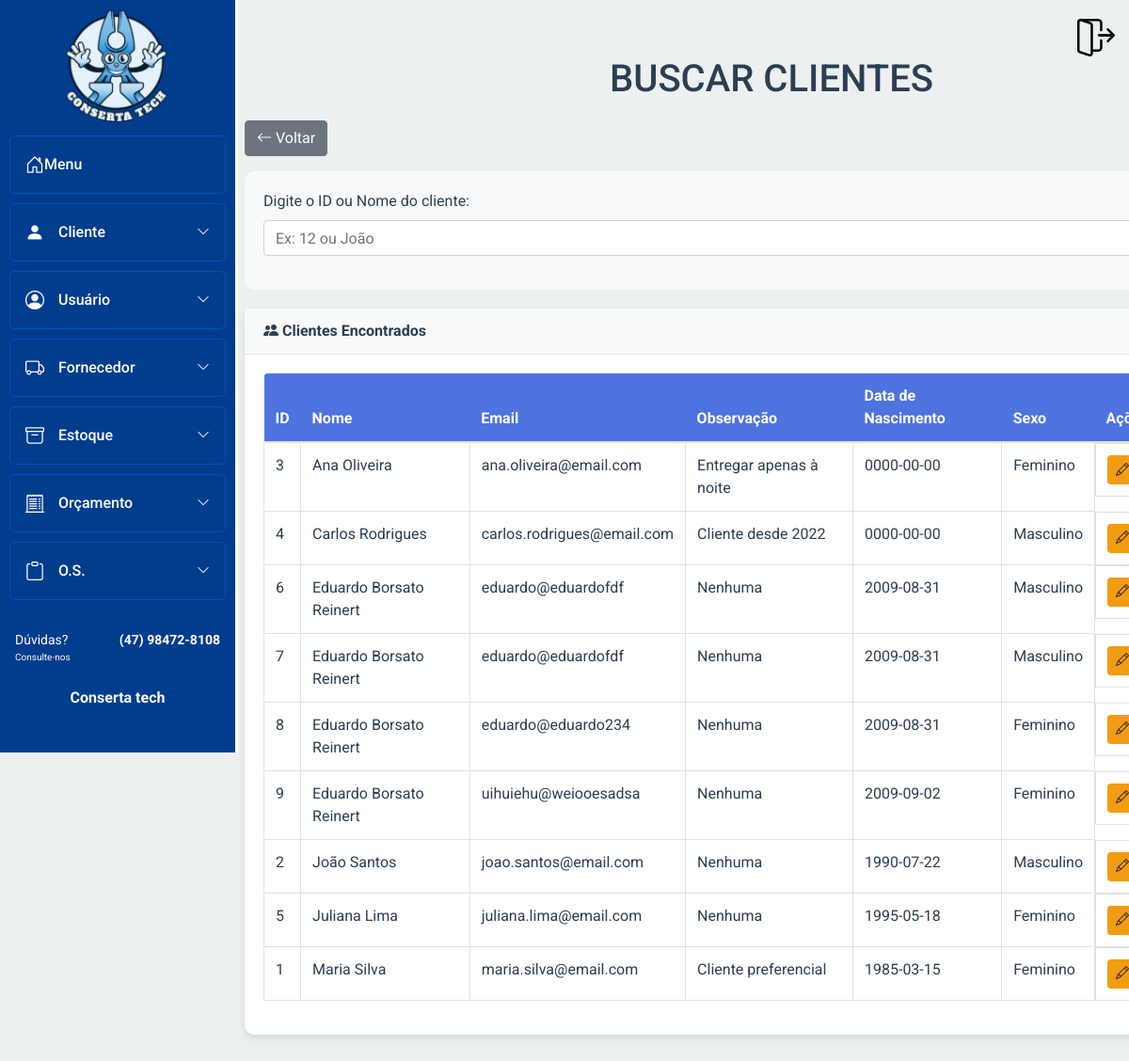
Page /sa_mod_bd/Cliente/buscar_cliente.php (signed in) on the committed database.
### tables this page shows
CREATE TABLE `cliente` (
  `id_cliente` int(11) NOT NULL,
  `id_usuario` int(11) NOT NULL,
  `email` varchar(100) DEFAULT NULL,
  `cpf` varchar(18) DEFAULT NULL,
  `nome` varchar(40) DEFAULT NULL,
  `observacao` varchar(255) DEFAULT NULL,
  `data_nasc` date DEFAULT NULL,
  `data_cad` date DEFAULT NULL,
  `sexo` enum('M','F') DEFAULT NULL,
  `cep` varchar(10) DEFAULT NULL,
  `logradouro` varchar(80) DEFAULT NULL,
  `tipo` varchar(20) DEFAULT NULL,
  `complemento` varchar(15) DEFAULT NULL,
  `numero` int(11) DEFAULT NULL,
  `cidade` varchar(30) DEFAULT NULL,
  `telefone` varchar(18) DEFAULT NULL,
  `uf` varchar(2) DEFAULT NULL,
  `bairro` varchar(20) DEFAULT NULL,
  `inativo` tinyint(4) DEFAULT 0
);

### sa_mod_bd/Cliente/buscar_cliente.php (the view, shortened to what this page needs)
<?php
require_once '../Conexao/conexao.php';
if ($_SERVER["REQUEST_METHOD"] == "POST" && !empty($_POST['busca_cliente'])) {
    $busca = trim($_POST['busca_cliente']);
    if (is_numeric($busca)) {
        $sql = "SELECT * FROM cliente WHERE id_cliente = :busca ORDER BY nome ASC";
        $stmt = $pdo->prepare($sql);
        $stmt->bindParam(':busca', $busca, PDO::PARAM_INT);
    } else {
        $sql = "SELECT * FROM cliente WHERE nome LIKE :busca_nome ORDER BY nome ASC";
        $stmt = $pdo->prepare($sql);
        $stmt->bindValue(':busca_nome', "$busca%", PDO::PARAM_STR);
    }
} else {
    $sql = "SELECT * FROM cliente ORDER BY nome ASC";
    $stmt = $pdo->prepare($sql);
}
$stmt->execute();
$clientes = $stmt->fetchAll(PDO::FETCH_ASSOC);
?>
<!DOCTYPE html>
<html lang="pt-br">
<head>
    <link rel="stylesheet" href="../bootstrap/css/bootstrap.min.css">
    <link rel="stylesheet" href="https://cdn.jsdelivr.net/npm/bootstrap-icons@1.10.3/font/bootstrap-icons.css" />
    <link rel="stylesheet" href="../Menu_lateral/css-home-bar.css" />
    <link rel="stylesheet" href="https://cdn.jsdelivr.net/npm/flatpickr/dist/flatpickr.min.css">
    <link rel="stylesheet" href="https://cdn.jsdelivr.net/npm/notyf@3/notyf.min.css">
    <link rel="stylesheet" href="buscar.css">
</head>
<body>
    <div class="container">
        <h1>BUSCAR CLIENTES</h1>
        <?php include("../Menu_lateral/menu.php"); ?>
        <div class="mb-3">
            <a href="buscar_cliente.php" class="btn btn-secondary">
                <i class="bi bi-arrow-left"></i> Voltar
            </a>
        </div>
        <div class="search-section">
            <form method="POST" action="">
                <div class="form-group">
                    <label for="busca_cliente" class="form-label fw-bold">Digite o ID ou Nome do cliente:</label>
                    <div class="search-container">
                        <input type="text" id="busca_cliente" name="busca_cliente" class="form-control search-input"
                            placeholder="Ex: 12 ou João"
                            value="<?= isset($_POST['busca_cliente']) ? htmlspecialchars($_POST['busca_cliente']) : '' ?>"
                            required>
                    </div>
                </div>
            </form>
        </div>
        <div class="card">
            <div class="card-header">
                <i class="bi bi-people-fill"></i> Clientes Encontrados
            </div>
            <div class="card-body">
                <?php if (!empty($clientes)): ?>
                    <div class="table-responsive">
                        <table class="table table-bordered table-hover" width="100%" cellspacing="0">
                            <thead>
                                <tr>
                                    <th>ID</th>
                                    <th>Nome</th>
                                    <th>Email</th>
                                    <th>Observação</th>
                                    <th>Data de Nascimento</th>
                                    <th>Sexo</th>
                                    <th>Ações</th>
                                </tr>
                            </thead>
                            <tbody>
                                <?php foreach ($clientes as $cliente): ?>
                                    <tr>
                                        <td><?= htmlspecialchars($cliente['id_cliente']) ?></td>
                                        <td><?= htmlspecialchars($cliente['nome']) ?></td>
                                        <td><?= htmlspecialchars($cliente['email']) ?></td>
                                        <td><?= !empty($cliente['observacao']) ? htmlspecialchars($cliente['observacao']) : 'Nenhuma' ?>
                                        </td>
                                        <td><?= htmlspecialchars($cliente['data_nasc']) ?></td>
                                        <td>
                                            <?php
                                            switch ($cliente['sexo']) {
                                                case 'M':
                                                    echo 'Masculino';
                                                    break;
                                                case 'F':
                                                    echo 'Feminino';
                                                    break;
                                            }
                                            ?>
                                        </td>
                                        <td class="actions">
                                            <a class="btn btn-warning btn-sm"
                                                href="alterar_cliente.php?id=<?= htmlspecialchars($cliente['id_cliente']) ?>">
                                                <i class="bi bi-pencil"></i> Alterar
                                            </a>
                                        </td>
                                    </tr>
                                <?php endforeach; ?>
                            </tbody>
                        </table>
                    </div>
                <?php endif; ?>
            </div>
        </div>
    </div>
</body>
</html>

### sa_mod_bd/Menu_lateral/css-home-bar.css (style rules this page uses)
* { margin: 0; padding: 0; box-sizing: border-box; font-family: 'Roboto', sans-serif; }
html, body { height: 100%; overflow-x: hidden; }

### sa_mod_bd/Cliente/buscar.css (style rules this page uses)
:root { --primary-color: #2c3e50; --secondary-color: #3498db; --background-color: #ecf0f1; --text-color: #2c3e50; --border-color: #bdc3c7; --success-color: #27ae60; --danger-color: #e74c3c; --warning-color: #f39c12; }
* { margin: 0; padding: 0; box-sizing: border-box; font-family: 'Segoe UI', Tahoma, Geneva, Verdana, sans-serif; }
body { background-color: var(--background-color); color: var(--text-color); padding: 20px; }
.container { max-width: 1400px; margin: 20px 20px 20px 220px; padding: 20px; transition: margin-left 0.3s ease; }
h1, h2 { color: var(--primary-color); margin-bottom: 20px; text-align: center; }
.search-section { background-color: #f8f9fa; padding: 20px; border-radius: 10px; margin-bottom: 20px; }
.card { box-shadow: 0 4px 8px rgba(0,0,0,0.1); margin-bottom: 20px; border: none; border-radius: 10px; }
.card-header { background-color: #f8f9fa; border-bottom: 1px solid #e3e6f0; font-weight: bold; }
.table-responsive { border-radius: 5px; overflow: hidden; }
.table th { background-color: #4e73df; color: white; border: none; }
.btn-warning { background-color: var(--warning-color); border-color: var(--warning-color); }
.actions { display: flex; gap: 5px; }
.btn-sm { padding: 0.25rem 0.5rem; font-size: 0.875rem; }
.search-container { display: flex; gap: 10px; }
.search-input { flex: 1; }

### rows in the picture
cliente: id_cliente "3", nome "Ana Oliveira", email "ana.oliveira@email.com", observacao "Entregar apenas à noite", data_nasc "0000-00-00", sexo "Feminino"
cliente: id_cliente "4", nome "Carlos Rodrigues", email "carlos.rodrigues@email.com", observacao "Cliente desde 2022", data_nasc "0000-00-00", sexo "Masculino"
cliente: id_cliente "6", nome "Eduardo Borsato Reinert", email "eduardo@eduardofdf", shows "Nenhuma", data_nasc "2009-08-31", sexo "Masculino"
cliente: id_cliente "7", nome "Eduardo Borsato Reinert", email "eduardo@eduardofdf", shows "Nenhuma", data_nasc "2009-08-31", sexo "Masculino"
cliente: id_cliente "8", nome "Eduardo Borsato Reinert", email "eduardo@eduardo234", shows "Nenhuma", data_nasc "2009-08-31", sexo "Feminino"
cliente: id_cliente "9", nome "Eduardo Borsato Reinert", email "uihuiehu@weiooesadsa", observacao "Nenhuma", data_nasc "2009-09-02", sexo "Feminino"
cliente: id_cliente "2", nome "João Santos", email "joao.santos@email.com", shows "Nenhuma", data_nasc "1990-07-22", sexo "Masculino"
cliente: id_cliente "5", nome "Juliana Lima", email "juliana.lima@email.com", shows "Nenhuma", data_nasc "1995-05-18", sexo "Feminino"
cliente: id_cliente "1", nome "Maria Silva", email "maria.silva@email.com", observacao "Cliente preferencial", data_nasc "1985-03-15", sexo "Feminino"
